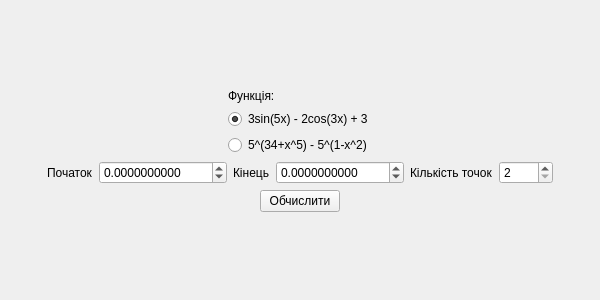
<?xml version="1.0" encoding="UTF-8"?>
<ui version="4.0">
 <class>SettingsWindow</class>
 <widget class="QWidget" name="SettingsWindow">
  <property name="geometry">
   <rect>
    <x>0</x>
    <y>0</y>
    <width>600</width>
    <height>300</height>
   </rect>
  </property>
  <property name="windowTitle">
   <string>Form</string>
  </property>
  <layout class="QHBoxLayout" name="mainHorizontalLayout">
   <item>
    <spacer name="mainLeftSpacer">
     <property name="orientation">
      <enum>Qt::Orientation::Horizontal</enum>
     </property>
     <property name="sizeHint" stdset="0">
      <size>
       <width>40</width>
       <height>20</height>
      </size>
     </property>
    </spacer>
   </item>
   <item>
    <layout class="QVBoxLayout" name="mainVerticalLayout">
     <item>
      <spacer name="mainTopSpacer">
       <property name="orientation">
        <enum>Qt::Orientation::Vertical</enum>
       </property>
       <property name="sizeHint" stdset="0">
        <size>
         <width>20</width>
         <height>40</height>
        </size>
       </property>
      </spacer>
     </item>
     <item>
      <layout class="QHBoxLayout" name="functionHorizontalLayout">
       <item>
        <spacer name="functionLeftSpacer">
         <property name="orientation">
          <enum>Qt::Orientation::Horizontal</enum>
         </property>
         <property name="sizeHint" stdset="0">
          <size>
           <width>40</width>
           <height>20</height>
          </size>
         </property>
        </spacer>
       </item>
       <item>
        <layout class="QVBoxLayout" name="functionVerticalLayout">
         <item>
          <widget class="QLabel" name="functionLabel">
           <property name="text">
            <string>Функція:</string>
           </property>
          </widget>
         </item>
         <item>
          <widget class="QRadioButton" name="function1RadioButton">
           <property name="text">
            <string>3sin(5x) - 2cos(3x) + 3</string>
           </property>
           <property name="checked">
            <bool>true</bool>
           </property>
          </widget>
         </item>
         <item>
          <widget class="QRadioButton" name="function2RadioButton">
           <property name="text">
            <string>5^(34+x^5) - 5^(1-x^2)</string>
           </property>
          </widget>
         </item>
        </layout>
       </item>
       <item>
        <spacer name="functionRightSpacer">
         <property name="orientation">
          <enum>Qt::Orientation::Horizontal</enum>
         </property>
         <property name="sizeHint" stdset="0">
          <size>
           <width>40</width>
           <height>20</height>
          </size>
         </property>
        </spacer>
       </item>
      </layout>
     </item>
     <item>
      <layout class="QHBoxLayout" name="pointsParametersLayout">
       <item>
        <widget class="QLabel" name="startLabel">
         <property name="text">
          <string>Початок</string>
         </property>
        </widget>
       </item>
       <item>
        <widget class="QDoubleSpinBox" name="startSpinBox">
         <property name="decimals">
          <number>10</number>
         </property>
         <property name="minimum">
          <double>-1000.000000000000000</double>
         </property>
         <property name="maximum">
          <double>1000.000000000000000</double>
         </property>
        </widget>
       </item>
       <item>
        <widget class="QLabel" name="endLabel">
         <property name="text">
          <string>Кінець</string>
         </property>
        </widget>
       </item>
       <item>
        <widget class="QDoubleSpinBox" name="endSpinBox">
         <property name="decimals">
          <number>10</number>
         </property>
         <property name="minimum">
          <double>-1000.000000000000000</double>
         </property>
         <property name="maximum">
          <double>1000.000000000000000</double>
         </property>
        </widget>
       </item>
       <item>
        <widget class="QLabel" name="pointCountLabel">
         <property name="text">
          <string>Кількість точок</string>
         </property>
        </widget>
       </item>
       <item>
        <widget class="QSpinBox" name="pointCountSpinBox">
         <property name="minimum">
          <number>2</number>
         </property>
         <property name="maximum">
          <number>1000</number>
         </property>
        </widget>
       </item>
      </layout>
     </item>
     <item alignment="Qt::AlignmentFlag::AlignHCenter">
      <widget class="QPushButton" name="calculationButton">
       <property name="sizePolicy">
        <sizepolicy hsizetype="Maximum" vsizetype="Fixed">
         <horstretch>0</horstretch>
         <verstretch>0</verstretch>
        </sizepolicy>
       </property>
       <property name="text">
        <string>Обчислити</string>
       </property>
      </widget>
     </item>
     <item>
      <spacer name="mainBottomSpacer">
       <property name="orientation">
        <enum>Qt::Orientation::Vertical</enum>
       </property>
       <property name="sizeHint" stdset="0">
        <size>
         <width>20</width>
         <height>40</height>
        </size>
       </property>
      </spacer>
     </item>
    </layout>
   </item>
   <item>
    <spacer name="mainRightSpacer">
     <property name="orientation">
      <enum>Qt::Orientation::Horizontal</enum>
     </property>
     <property name="sizeHint" stdset="0">
      <size>
       <width>40</width>
       <height>20</height>
      </size>
     </property>
    </spacer>
   </item>
  </layout>
 </widget>
 <resources/>
 <connections/>
</ui>
